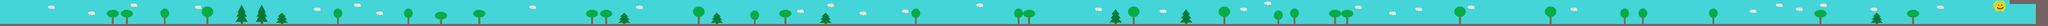

This game map was drawn from its Tiled (.tmx) file and the tilesets committed beside it. A one-line description and the trimmed map source follow:
An orthogonal 1017x13 tile map with 16x16 px tiles, 2 tile layers (background, graphics) and 117 objects.

<map version="1.0" orientation="orthogonal" renderorder="right-down" width="1017" height="13" tilewidth="16" tileheight="16" nextobjectid="339">
 <tileset firstgid="1" name="tileset" tilewidth="16" tileheight="16" tilecount="468" columns="36">
  <image source="tilesheet.png" trans="ffffff" width="576" height="208" />
 </tileset>
 <layer name="background" width="1017" height="13">
  <data>[13221 cells, 13221 non-empty, 1 distinct tile ids]</data>
 </layer>
 <layer name="graphics" width="1017" height="13">
  <data>[13221 cells, 3314 non-empty, 354 distinct tile ids]</data>
 </layer>
 <objectgroup name="ground">
  <object id="204" x="0" y="192" width="816" height="16" />
  <object id="205" x="816" y="192" width="1616" height="16" />
  <object id="206" x="2432" y="192" width="1504" height="16" />
  <object id="207" x="3938" y="192" width="1696" height="16" />
  <object id="209" x="5632" y="192" width="1664" height="16" />
  <object id="221" x="7296" y="192" width="704" height="16" />
  <object id="235" x="8000" y="192" width="1648" height="16" />
  <object id="237" x="9648" y="192" width="1696" height="16" />
  <object id="239" x="11344" y="192" width="1792" height="16" />
  <object id="240" x="13136" y="192" width="1680" height="16" />
  <object id="241" x="14816" y="192" width="1520" height="16" />
 </objectgroup>
 <objectgroup name="platforms" />
 <objectgroup name="ceiling" />
 <objectgroup name="numbers">
  <object id="222" x="512" y="176" width="12" height="12" />
  <object id="224" x="672" y="176" width="12" height="12" />
  <object id="225" x="816" y="144" width="12" height="12" />
  <object id="226" x="960" y="176" width="12" height="12" />
  <object id="227" x="1104" y="144" width="12" height="12" />
  <object id="228" x="1248" y="144" width="12" height="12" />
  <object id="229" x="1392" y="144" width="12" height="12" />
  <object id="230" x="1536" y="176" width="12" height="12" />
  <object id="231" x="1712" y="128" width="12" height="12" />
  <object id="242" x="1856" y="176" width="12" height="12" />
  <object id="243" x="2000" y="176" width="12" height="12" />
  <object id="244" x="2144" y="176" width="12" height="12" />
  <object id="245" x="2288" y="128" width="12" height="12" />
  <object id="246" x="2432" y="144" width="12" height="12" />
  <object id="247" x="2576" y="144" width="12" height="12" />
  <object id="248" x="2720" y="176" width="12" height="12" />
  <object id="249" x="2864" y="144" width="12" height="12" />
  <object id="250" x="3008" y="176" width="12" height="12" />
  <object id="251" x="3152" y="176" width="12" height="12" />
  <object id="252" x="3296" y="144" width="12" height="12" />
  <object id="253" x="3440" y="176" width="12" height="12" />
  <object id="254" x="3584" y="128" width="12" height="12" />
  <object id="255" x="3728" y="128" width="12" height="12" />
  <object id="256" x="3872" y="128" width="12" height="12" />
  <object id="257" x="4016" y="176" width="12" height="12" />
  <object id="258" x="4160" y="144" width="12" height="12" />
  <object id="259" x="4304" y="176" width="12" height="12" />
  <object id="260" x="4448" y="176" width="12" height="12" />
  <object id="261" x="4592" y="144" width="12" height="12" />
  <object id="262" x="4736" y="176" width="12" height="12" />
  <object id="263" x="4880" y="144" width="12" height="12" />
  <object id="264" x="5024" y="144" width="12" height="12" />
  <object id="265" x="5168" y="176" width="12" height="12" />
  <object id="266" x="5312" y="176" width="12" height="12" />
  <object id="267" x="5456" y="144" width="12" height="12" />
  <object id="268" x="5600" y="176" width="12" height="12" />
  <object id="269" x="5744" y="144" width="12" height="12" />
  <object id="270" x="5888" y="176" width="12" height="12" />
  <object id="271" x="6032" y="144" width="12" height="12" />
  <object id="272" x="6176" y="176" width="12" height="12" />
  <object id="273" x="6320" y="176" width="12" height="12" />
  <object id="274" x="6464" y="176" width="12" height="12" />
  <object id="275" x="6608" y="176" width="12" height="12" />
  <object id="276" x="6752" y="176" width="12" height="12" />
  <object id="277" x="6896" y="176" width="12" height="12" />
  <object id="278" x="7040" y="144" width="12" height="12" />
  <object id="279" x="7184" y="176" width="12" height="12" />
  <object id="280" x="7328" y="128" width="12" height="12" />
  <object id="281" x="7472" y="144" width="12" height="12" />
  <object id="282" x="7616" y="128" width="12" height="12" />
  <object id="283" x="7760" y="176" width="12" height="12" />
  <object id="284" x="7904" y="144" width="12" height="12" />
  <object id="285" x="8048" y="176" width="12" height="12" />
  <object id="286" x="8192" y="176" width="12" height="12" />
  <object id="287" x="8336" y="144" width="12" height="12" />
  <object id="288" x="8480" y="176" width="12" height="12" />
  <object id="289" x="8624" y="144" width="12" height="12" />
  <object id="290" x="8768" y="176" width="12" height="12" />
  <object id="291" x="8912" y="144" width="12" height="12" />
  <object id="292" x="9056" y="144" width="12" height="12" />
  <object id="293" x="9200" y="176" width="12" height="12" />
  <object id="294" x="9344" y="144" width="12" height="12" />
  <object id="295" x="9488" y="144" width="12" height="12" />
  <object id="296" x="9632" y="176" width="12" height="12" />
  <object id="297" x="9776" y="128" width="12" height="12" />
  <object id="298" x="9920" y="176" width="12" height="12" />
  <object id="299" x="10064" y="144" width="12" height="12" />
  <object id="300" x="10208" y="176" width="12" height="12" />
  <object id="301" x="10352" y="176" width="12" height="12" />
  <object id="302" x="10496" y="176" width="12" height="12" />
  <object id="303" x="10640" y="144" width="12" height="12" />
  <object id="304" x="10784" y="176" width="12" height="12" />
  <object id="305" x="10928" y="144" width="12" height="12" />
  <object id="306" x="11072" y="176" width="12" height="12" />
  <object id="307" x="11216" y="144" width="12" height="12" />
  <object id="308" x="11360" y="176" width="12" height="12" />
  <object id="309" x="11504" y="144" width="12" height="12" />
  <object id="310" x="11648" y="176" width="12" height="12" />
  <object id="311" x="11792" y="144" width="12" height="12" />
  <object id="312" x="11936" y="176" width="12" height="12" />
  <object id="313" x="12080" y="144" width="12" height="12" />
  <object id="314" x="12224" y="176" width="12" height="12" />
  <object id="315" x="12368" y="144" width="12" height="12" />
  <object id="316" x="12512" y="176" width="12" height="12" />
  <object id="317" x="12656" y="144" width="12" height="12" />
  <object id="318" x="12800" y="176" width="12" height="12" />
  <object id="319" x="12944" y="176" width="12" height="12" />
  <object id="320" x="13088" y="144" width="12" height="12" />
  <object id="321" x="13232" y="176" width="12" height="12" />
  <object id="322" x="13376" y="176" width="12" height="12" />
  <object id="323" x="13520" y="144" width="12" height="12" />
  <object id="324" x="13664" y="176" width="12" height="12" />
  <object id="325" x="13808" y="144" width="12" height="12" />
  <object id="326" x="13952" y="176" width="12" height="12" />
  <object id="327" x="14096" y="144" width="12" height="12" />
  <object id="328" x="14240" y="176" width="12" height="12" />
  <object id="329" x="14384" y="144" width="12" height="12" />
  <object id="330" x="14528" y="144" width="12" height="12" />
  <object id="331" x="14672" y="176" width="12" height="12" />
  <object id="332" x="14816" y="176" width="12" height="12" />
  <object id="333" x="14960" y="144" width="12" height="12" />
  <object id="334" x="15104" y="176" width="12" height="12" />
  <object id="335" x="15248" y="144" width="12" height="12" />
  </objectgroup>
</map>
<!-- 3 of 117 objects omitted -->
